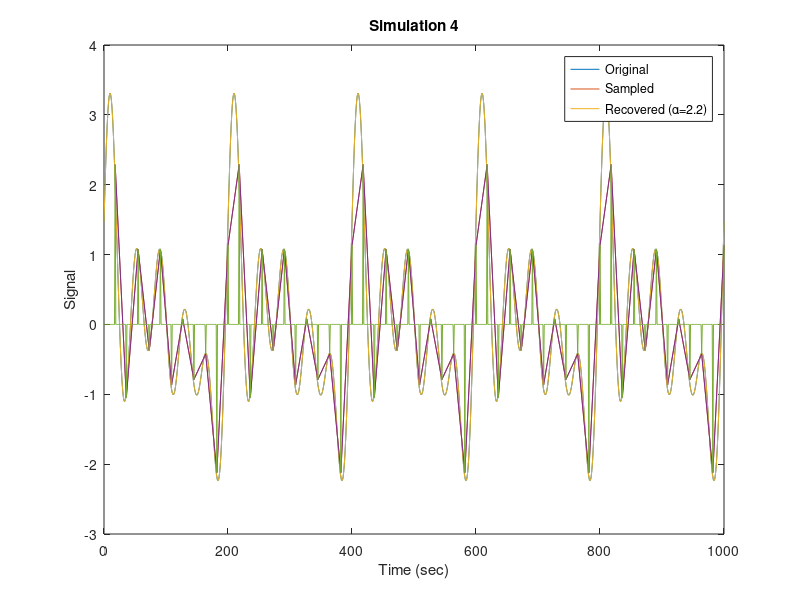

MATLAB code to generate this figure:
%Simulation 1
%variable settings
amp = rand(1, 5);
phase = rand(1, 5);
f = 0.005;
B = 5*f;
t = 0:1:1000;
%signal creation
y = 0;
for i = (1:5)
   y = y + (amp(i)*sin((2*pi*i*f*t)+phase(i)));
end
%signal plotting
plot(t, y);
title('Simulation 1');
xlabel('Time (sec)');
ylabel('Signal');
hold on;

%Simulation 2
alpha = 2.2;
Fs = alpha*B;
N = 5 * Fs * (1/f);
n = int64((1:N)/Fs);
x=y(n);
stem(n, x);
hold off;

%Simulation 3
plot(t, y);
hold on;
plot(n, x);
title('Simulation 4');
xlabel('Time (sec)');
ylabel('Signal');

%Simulation 4
g = sinc((t'-n));
rec = g*x';
plot(t, y);
hold on;
plot(n, x);
hold on;
plot(t, rec);
legend('Original', 'Sampled', 'Recovered (α=2.2)');
